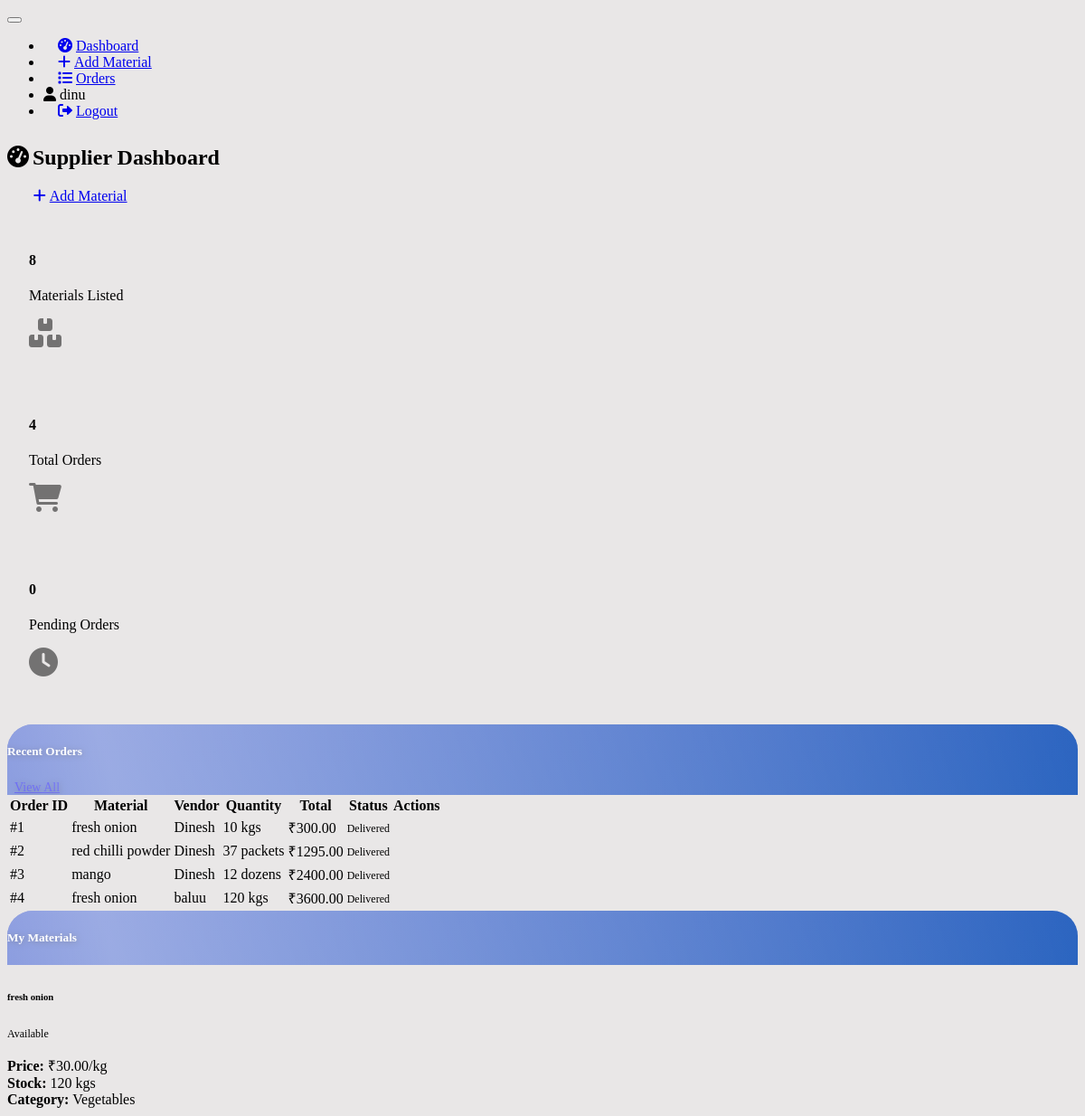
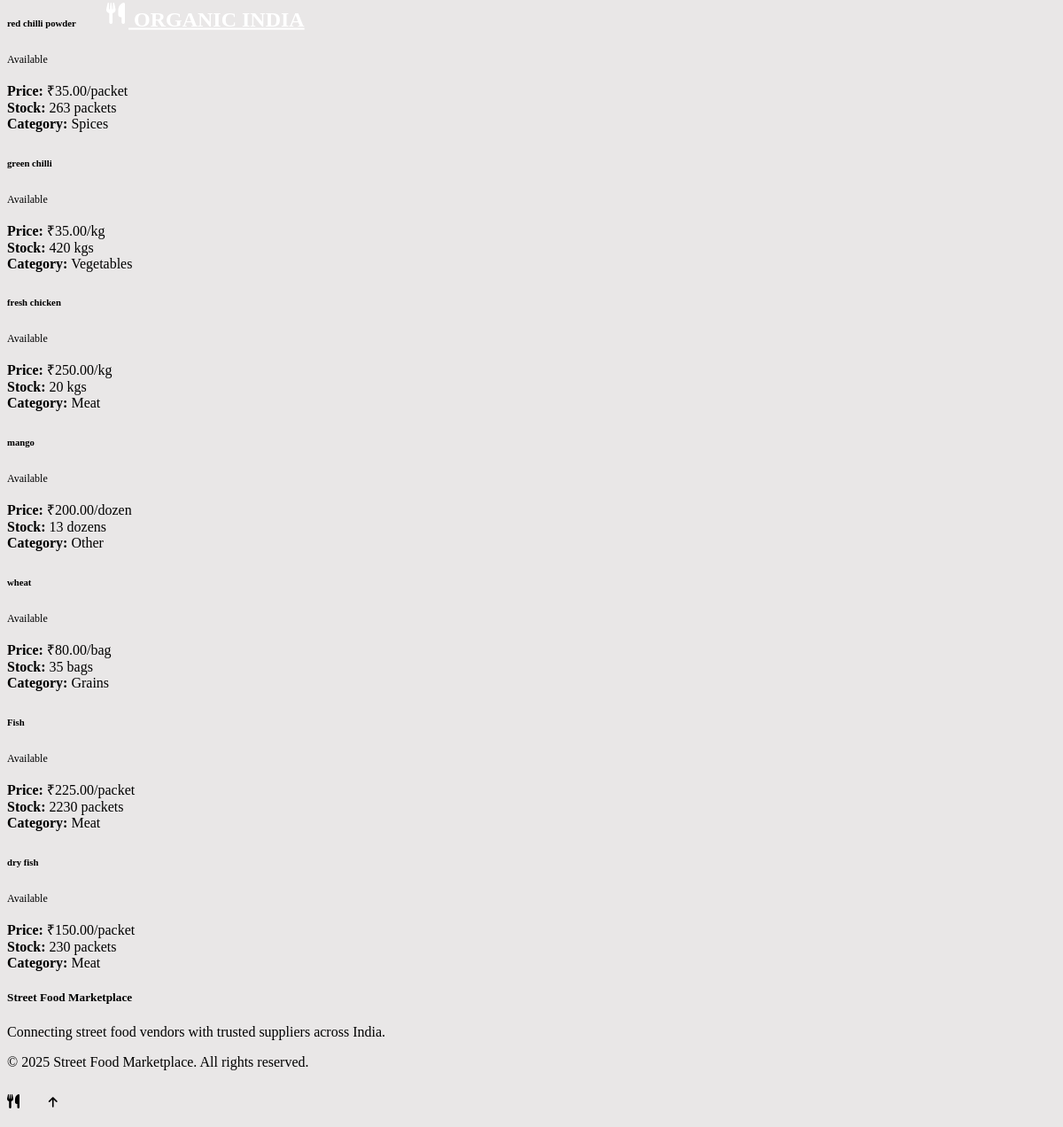
Page /supplier/dashboard (signed in) on the committed database (2 pictures, top to bottom).
### models.py (models this page shows, shortened)
class Order(db.Model):
    id = db.Column(db.Integer, primary_key=True)
    vendor_id = db.Column(db.Integer, db.ForeignKey('user.id'), nullable=False)
    material_id = db.Column(db.Integer, db.ForeignKey('material.id'), nullable=False)
    quantity = db.Column(db.Integer, nullable=False)
    total_price = db.Column(db.Float, nullable=False)
    status = db.Column(db.String(20), default='pending')  # pending, confirmed, delivered, cancelled
    delivery_address = db.Column(db.Text, nullable=False)
    notes = db.Column(db.Text)
    created_at = db.Column(db.DateTime, default=datetime.utcnow)
    updated_at = db.Column(db.DateTime, default=datetime.utcnow, onupdate=datetime.utcnow)
    vendor = db.relationship('User', backref=db.backref('orders', lazy=True))
    material = db.relationship('Material', backref=db.backref('orders', lazy=True))

class Material(db.Model):
    id = db.Column(db.Integer, primary_key=True)
    name = db.Column(db.String(100), nullable=False)
    category = db.Column(db.String(50), nullable=False)  # vegetables, spices, utensils, etc.
    description = db.Column(db.Text)
    price_per_unit = db.Column(db.Float, nullable=False)
    unit = db.Column(db.String(20), nullable=False)  # kg, liter, piece, etc.
    stock_quantity = db.Column(db.Integer, nullable=False)
    supplier_id = db.Column(db.Integer, db.ForeignKey('user.id'), nullable=False)
    city = db.Column(db.String(50), nullable=False)
    area = db.Column(db.String(100), nullable=False)
    is_available = db.Column(db.Boolean, default=True)
    created_at = db.Column(db.DateTime, default=datetime.utcnow)
    updated_at = db.Column(db.DateTime, default=datetime.utcnow, onupdate=datetime.utcnow)
    supplier = db.relationship('User', backref=db.backref('materials', lazy=True))

class User(db.Model):
    id = db.Column(db.Integer, primary_key=True)
    username = db.Column(db.String(64), unique=True, nullable=False)
    email = db.Column(db.String(120), unique=True, nullable=False)
    password_hash = db.Column(db.String(256), nullable=False)
    user_type = db.Column(db.String(20), nullable=False)  # 'vendor' or 'supplier'
    phone = db.Column(db.String(15), nullable=True)
    city = db.Column(db.String(50), nullable=False)
    area = db.Column(db.String(100), nullable=False)
    created_at = db.Column(db.DateTime, default=datetime.utcnow)

### routes.py (the view)
@app.route('/supplier/dashboard')
def supplier_dashboard():
    if 'user_id' not in session or session.get('user_type') != 'supplier':
        flash('Please login as a supplier', 'error')
        return redirect(url_for('login'))
    supplier_id = session['user_id']
    materials = Material.query.filter_by(supplier_id=supplier_id).all()
    orders = Order.query.join(Material).filter_by(supplier_id=supplier_id).all()
    return render_template('supplier_dashboard.html', materials=materials, orders=orders)

### templates/supplier_dashboard.html (shortened to what this page needs)
{% extends "base.html" %}
{% block content %}
<div class="d-flex justify-content-between align-items-center mb-4">
    <h2><i class="fas fa-tachometer-alt me-2"></i>Supplier Dashboard</h2>
    <a href="{{ url_for('add_material') }}" class="btn btn-primary">
        <i class="fas fa-plus me-2"></i>Add Material
    </a>
</div>
<div class="row mb-4">
    <div class="col-md-4">
        <div class="card bg-primary text-white">
            <div class="card-body">
                <div class="d-flex justify-content-between">
                    <div>
                        <h4>{{ materials|length }}</h4>
                        <p class="mb-0">Materials Listed</p>
                    </div>
                    <i class="fas fa-boxes fa-2x opacity-50"></i>
                </div>
            </div>
        </div>
    </div>
    <div class="col-md-4">
        <div class="card bg-success text-white">
            <div class="card-body">
                <div class="d-flex justify-content-between">
                    <div>
                        <h4>{{ orders|length }}</h4>
                        <p class="mb-0">Total Orders</p>
                    </div>
                    <i class="fas fa-shopping-cart fa-2x opacity-50"></i>
                </div>
            </div>
        </div>
    </div>
    <div class="col-md-4">
        <div class="card bg-info text-white">
            <div class="card-body">
                <div class="d-flex justify-content-between">
                    <div>
                        <h4>{{ orders|selectattr("status", "equalto", "pending")|list|length }}</h4>
                        <p class="mb-0">Pending Orders</p>
                    </div>
                    <i class="fas fa-clock fa-2x opacity-50"></i>
                </div>
            </div>
        </div>
    </div>
</div>
<div class="card mb-4">
    <div class="card-header d-flex justify-content-between align-items-center">
        <h5 class="mb-0">Recent Orders</h5>
        <a href="{{ url_for('supplier_orders') }}" class="btn btn-sm btn-outline-primary">View All</a>
    </div>
    <div class="card-body">
        {% if orders %}
            <div class="table-responsive">
                <table class="table table-hover">
                    <thead>
                        <tr>
                            <th>Order ID</th>
                            <th>Material</th>
                            <th>Vendor</th>
                            <th>Quantity</th>
                            <th>Total</th>
                            <th>Status</th>
                            <th>Actions</th>
                        </tr>
                    </thead>
                    <tbody>
                        {% for order in orders[:5] %}
                            <tr>
                                <td>#{{ order.id }}</td>
                                <td>{{ order.material.name }}</td>
                                <td>{{ order.vendor.username }}</td>
                                <td>{{ order.quantity }} {{ order.material.unit }}s</td>
                                <td>₹{{ "%.2f"|format(order.total_price) }}</td>
                                <td>
                                    <span class="badge
                                        {% if order.status == 'pending' %}bg-warning
                                        {% elif order.status == 'confirmed' %}bg-info
                                        {% elif order.status == 'delivered' %}bg-success
                                        {% else %}bg-danger{% endif %}">
                                        {{ order.status.title() }}
                                    </span>
                                </td>
                                <td>
                                </td>
                            </tr>
                        {% endfor %}
                    </tbody>
                </table>
            </div>
        {% else %}
            <p class="text-muted">No orders yet.</p>
        {% endif %}
    </div>
</div>
<div class="card">
    <div class="card-header">
        <h5 class="mb-0">My Materials</h5>
    </div>
    <div class="card-body">
        {% if materials %}
            <div class="row">
                {% for material in materials %}
                    <div class="col-md-6 col-lg-4 mb-3">
                        <div class="card">
                            <div class="card-body">
                                <div class="d-flex justify-content-between align-items-start mb-2">
                                    <h6 class="card-title">{{ material.name }}</h6>
                                    <span class="badge {% if material.is_available %}bg-success{% else %}bg-danger{% endif %}">
                                        {% if material.is_available %}Available{% else %}Out of Stock{% endif %}
                                    </span>
                                </div>
                                <p class="card-text small">
                                    <strong>Price:</strong> ₹{{ "%.2f"|format(material.price_per_unit) }}/{{ material.unit }}<br>
                                    <strong>Stock:</strong> {{ material.stock_quantity }} {{ material.unit }}s<br>
                                    <strong>Category:</strong> {{ material.category.title() }}
                                </p>
                            </div>
                        </div>
                    </div>
                {% endfor %}
            </div>
        {% else %}
            <p class="text-muted">
                No materials listed yet.
                <a href="{{ url_for('add_material') }}">Add your first material</a>
            </p>
        {% endif %}
    </div>
</div>
{% endblock %}

### templates/base.html (shortened to what this page needs)
<!DOCTYPE html>
<html lang="en">
<head>
    <link href="https://cdn.replit.com/agent/bootstrap-agent-dark-theme.min.css" rel="stylesheet">
    <link href="https://cdnjs.cloudflare.com/ajax/libs/font-awesome/6.0.0/css/all.min.css" rel="stylesheet">
    <link href="{{ url_for('static', filename='css/style.css') }}" rel="stylesheet">
</head>
<body>
    <nav class="navbar navbar-expand-lg navbar-dark bg-primary">
        <div class="container">
            <a class="navbar-brand" href="{{ url_for('index') }}">
                <div class="logo-container">
                    <i class="fas fa-utensils me-2" class="logo"></i>
                </div>
                ORGANIC INDIA
            </a>
            <button class="navbar-toggler" type="button" data-bs-toggle="collapse" data-bs-target="#navbarNav">
            </button>
            <div class="collapse navbar-collapse" id="navbarNav">
                <ul class="navbar-nav ms-auto">
                    {% if session.user_id %}
                        {% if session.user_type == 'vendor' %}
                            <li class="nav-item">
                                <a class="nav-link" href="{{ url_for('vendor_dashboard') }}">
                                    <i class="fas fa-tachometer-alt me-1"></i>Dashboard
                                </a>
                            </li>
                            <li class="nav-item">
                                <a class="nav-link" href="{{ url_for('vendor_orders') }}">
                                    <i class="fas fa-shopping-cart me-1"></i>My Orders
                                </a>
                            </li>
                        {% elif session.user_type == 'supplier' %}
                            <li class="nav-item">
                                <a class="nav-link" href="{{ url_for('supplier_dashboard') }}">
                                    <i class="fas fa-tachometer-alt me-1"></i>Dashboard
                                </a>
                            </li>
                            <li class="nav-item">
                                <a class="nav-link" href="{{ url_for('add_material') }}">
                                    <i class="fas fa-plus me-1"></i>Add Material
                                </a>
                            </li>
                            <li class="nav-item">
                                <a class="nav-link" href="{{ url_for('supplier_orders') }}">
                                    <i class="fas fa-list me-1"></i>Orders
                                </a>
                            </li>
                        {% endif %}
                        <li class="nav-item">
                            <span class="navbar-text me-3">
                                <i class="fas fa-user me-1"></i>{{ session.username }}
                            </span>
                        </li>
                        <li class="nav-item">
                            <a class="nav-link" href="{{ url_for('logout') }}">
                                <i class="fas fa-sign-out-alt me-1"></i>Logout
                            </a>
                        </li>
                    {% endif %}
                </ul>
            </div>
        </div>
    </nav>
    <main class="container my-4">
        {% block content %}{% endblock %}
    </main>
    <footer class="bg-dark text-light py-4 mt-5">
        <div class="container">
            <div class="row">
                <div class="col-md-6">
                    <h5>Street Food Marketplace</h5>
                    <p>Connecting street food vendors with trusted suppliers across India.</p>
                </div>
                <div class="col-md-6 text-md-end">
                    <p>&copy; 2025 Street Food Marketplace. All rights reserved.</p>
                </div>
            </div>
        </div>
    </footer>
</body>
</html>
<i class="fas fa-utensils me-2"></i>

### static/css/style.css (style rules this page uses)
.card { transition: transform 0.5s ease-in-out, box-shadow 0.2s ease-in-out; border-radius: 15px; }
.badge { font-size: 0.75rem; }
.table-responsive { border-radius: 0.375rem; }
.table th { border-top: none; font-weight: 600; color: var(--bs-gray-700); }
.btn { font-weight: 500; border-radius: 0.375rem; }
.btn-group-sm > .btn, .btn-sm { padding: 0.25rem 0.5rem; font-size: 0.875rem; }
.card.bg-primary, .card.bg-success, .card.bg-info { border: none; }
.card.bg-primary .card-body, .card.bg-success .card-body, .card.bg-info .card-body { padding: 1.5rem; }
.navbar-brand { font-weight: 600; font-size: 1.25rem; }
.navbar-nav .nav-link { font-weight: 500; padding: 0.5rem 1rem; }
footer { margin-top: auto; }
.fas, .far { margin-right: 0.25rem; }
.opacity-50 { opacity: 0.5; }
.card-title { color: var(--bs-primary); font-weight: 600; }
.logo-container { position: relative; display: inline-block; overflow: hidden; }
.navbar-brand { position: absolute; top: 50%; left: -100%; transform: translateY(-50%); white-space: nowrap; font-size: 1.5rem; font-weight: bold; color: #ffffff; animation: navbarBrand 10s ease forwards; animation-delay: 0.5s; }
.card-header { background: linear-gradient(135deg, rgba(50, 80, 200, 0.95), rgba(0, 70, 180, 0.95)); color: white; border-radius: 28px 28px 0 0; position: relative; overflow: hidden; text-shadow: 1px 1px 6px rgba(0, 0, 0, 0.5); }
.card-header::after { content: ''; position: absolute; top: -50%; left: -50%; width: 200%; height: 200%; background: linear-gradient( 75deg, transparent, rgba(255, 255, 255, 0.5) 30%, transparent 90% ); animation: shimmerPulse 5s infinite ease-in-out; }
.btn-primary { background: linear-gradient(90deg, var(--bs-primary), #5d85fd); border: none; border-radius: 14px; position: relative; overflow: hidden; transition: all 0.3s ease; padding: 0.8rem 1.8rem; animation: neonPulse 2s infinite ease-in-out; z-index: 1; }
.btn-primary::before { content: ''; position: absolute; top: 50%; left: 50%; width: 0; height: 0; background: rgba(255, 255, 255, 0.6); border-radius: 50%; transform: translate(-50%, -50%); transition: width 0.5s ease, height 0.5s ease; z-index: -1; }
.d-flex.justify-content-between { animation: fadeIn 1.3s cubic-bezier(0.6, 0, 0.2, 1); margin-top: 1.8rem; }
body { background-color: rgb(233, 231, 231); }

### rows in the picture
Order: id "1", material.name "fresh onion", vendor.username "Dinesh", quantity "10", material.unit "kg", total_price "300.00", status "Delivered"
Order: id "2", material.name "red chilli powder", vendor.username "Dinesh", quantity "37", material.unit "packet", total_price "1295.00", status "Delivered"
Order: id "3", material.name "mango", vendor.username "Dinesh", quantity "12", material.unit "dozen", total_price "2400.00", status "Delivered"
Order: id "4", material.name "fresh onion", vendor.username "baluu", quantity "120", material.unit "kg", total_price "3600.00", status "Delivered"
Material: name "fresh onion", is_available "Available", price_per_unit "30.00", unit "kg", stock_quantity "120", category "Vegetables"
Material: name "red chilli powder", is_available "Available", price_per_unit "35.00", unit "packet", stock_quantity "263", category "Spices"
Material: name "green chilli", is_available "Available", price_per_unit "35.00", unit "kg", stock_quantity "420", category "Vegetables"
Material: name "fresh chicken", is_available "Available", price_per_unit "250.00", unit "kg", stock_quantity "20", category "Meat"
Material: name "mango", is_available "Available", price_per_unit "200.00", unit "dozen", stock_quantity "13", category "Other"
Material: name "wheat", is_available "Available", price_per_unit "80.00", unit "bag", stock_quantity "35", category "Grains"
Material: name "Fish", is_available "Available", price_per_unit "225.00", unit "packet", stock_quantity "2230", category "Meat"
Material: name "dry fish", is_available "Available", price_per_unit "150.00", unit "packet", stock_quantity "230", category "Meat"

### other values in the picture
{{ session.username }} "dinu"
{{ materials|length }} "8"
{{ orders|length }} "4"
{{ orders|selectattr("status", "equalto", "pending")|list|length }} "0"
